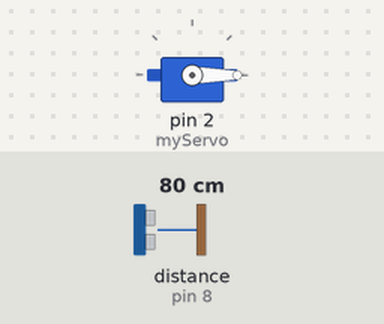
Recording of a sketch running on a simulated Arduino Uno, built with avr-gcc and run on an emulated ATmega328P. Shown: servo. Wiring (inferred from the names in the program): ultrasonic range finder: trigger pin 12; echo pin 8. Inputs (shaded band) come from the test bench; at power-on: distance to the obstacle (sensor on pin 8) 80 cm. The echo pulse lasts 58.3 µs per cm.

Above: at 1.2 s.
1.3 s: distance to the obstacle (sensor on pin 8) set to 2 cm
At 2.0 s:
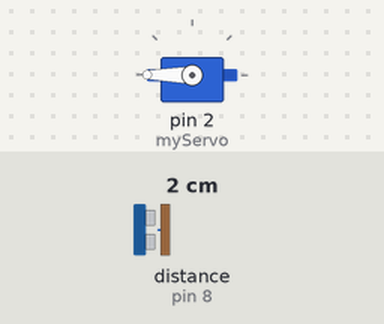
2.8 s: distance to the obstacle (sensor on pin 8) set to 9 cm
At 4.0 s:
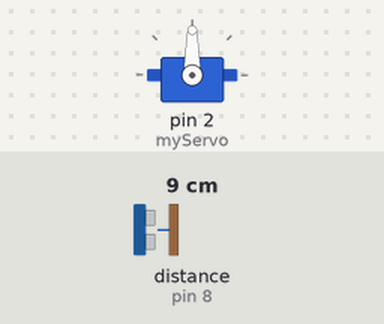
4.3 s: distance to the obstacle (sensor on pin 8) set to 6 cm
5.8 s: distance to the obstacle (sensor on pin 8) set to 3 cm
At 6.4 s:
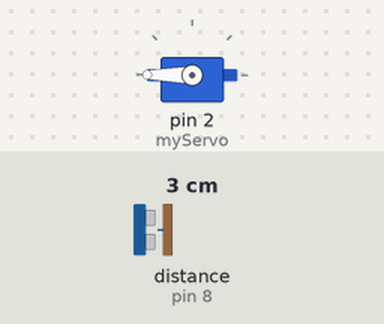
7.3 s: distance to the obstacle (sensor on pin 8) set to 18 cm
At 7.6 s:
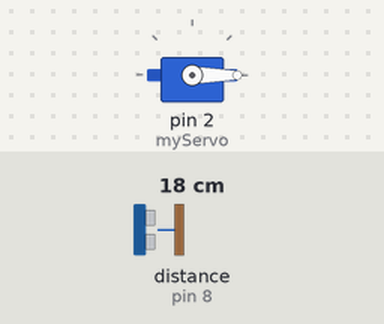
Timing chart, 0 to 9.8 s (numbered marks = the images above; inputs shaded):
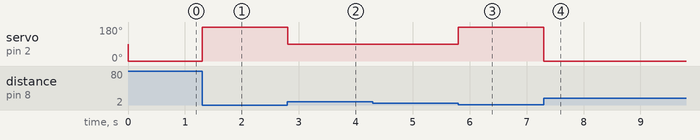

The sketch:

Opdracht_7.ino
```cpp
#include <Servo.h> //Biblioteek importeren servo

Servo myServo;  //Servo object
const int trigPin = 12; //Trigpin verbinden met poort 12
const int echoPin = 8;  //Echopin verbinden met poort 8
float distance;  //variable om afstand in op te slaan
float duration;  //variable voor duur van geluidsgolf


void setup(){
  myServo.attach(2);  //Verbind servo met pin 2
  pinMode(trigPin, OUTPUT); //Trigpin als output
  pinMode(echoPin, INPUT);  //Echopin als input
}

void loop(){
  ultraSound();

  myServo.write(0); //Start servo met positie 0

  if(distance <= 10){ //Afstand kleiner of gelijk aan 10
    myServo.write(90);// beweeg servo
  }
  if(distance <= 4){ //Afstand kleiner of gelijk aan 4
    myServo.write(180);// beweeg servo
  }
}

void ultraSound(){
  digitalWrite(trigPin, LOW); //Leegmaken trigPin conditie
  delayMicroseconds(2);  //vertraging
  digitalWrite(trigPin, HIGH); //Zet trigpin actief voor 10 microseconden
  delayMicroseconds(10);
  digitalWrite(trigPin, LOW);
  duration = pulseIn(echoPin, HIGH); //Lees de echoPin, terugsturen geluidsgolf
  distance = duration / 58; //berekenen van afstand

}
```

Measured:
- the behaviour switches between 5 and 4 cm on distance to the obstacle (sensor on pin 8) (found by bisection; images 2 and 3)
- after the input at 1.3 s, servo on pin 2 (myServo): 0° → 180° at once
- after the input at 2.8 s, servo on pin 2 (myServo): 180° → 90° at once
- after the input at 4.3 s, every drawn part: stays the same
- after the input at 5.8 s, servo on pin 2 (myServo): 90° → 180° at once
- after the input at 7.3 s, servo on pin 2 (myServo): 180° → 0° at once
